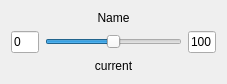
<?xml version="1.0" encoding="UTF-8"?>
<ui version="4.0">
 <class>LabeledSlider</class>
 <widget class="QWidget" name="LabeledSlider">
  <property name="geometry">
   <rect>
    <x>0</x>
    <y>0</y>
    <width>227</width>
    <height>64</height>
   </rect>
  </property>
  <property name="windowTitle">
   <string>Form</string>
  </property>
  <layout class="QGridLayout" name="gridLayout" columnstretch="1,5,1">
   <item row="2" column="1">
    <widget class="QSlider" name="horizontalSlider">
     <property name="maximum">
      <number>100</number>
     </property>
     <property name="value">
      <number>50</number>
     </property>
     <property name="orientation">
      <enum>Qt::Horizontal</enum>
     </property>
    </widget>
   </item>
   <item row="3" column="1">
    <widget class="QLabel" name="lblCurrent">
     <property name="text">
      <string>current</string>
     </property>
     <property name="alignment">
      <set>Qt::AlignCenter</set>
     </property>
    </widget>
   </item>
   <item row="2" column="2">
    <widget class="QLineEdit" name="txtMax">
     <property name="sizePolicy">
      <sizepolicy hsizetype="Maximum" vsizetype="Fixed">
       <horstretch>0</horstretch>
       <verstretch>0</verstretch>
      </sizepolicy>
     </property>
     <property name="text">
      <string>100</string>
     </property>
    </widget>
   </item>
   <item row="2" column="0">
    <widget class="QLineEdit" name="txtMin">
     <property name="sizePolicy">
      <sizepolicy hsizetype="Maximum" vsizetype="Fixed">
       <horstretch>0</horstretch>
       <verstretch>0</verstretch>
      </sizepolicy>
     </property>
     <property name="text">
      <string>0</string>
     </property>
    </widget>
   </item>
   <item row="4" column="1">
    <spacer name="verticalSpacer">
     <property name="orientation">
      <enum>Qt::Vertical</enum>
     </property>
     <property name="sizeHint" stdset="0">
      <size>
       <width>20</width>
       <height>40</height>
      </size>
     </property>
    </spacer>
   </item>
   <item row="0" column="1">
    <spacer name="verticalSpacer_2">
     <property name="orientation">
      <enum>Qt::Vertical</enum>
     </property>
     <property name="sizeHint" stdset="0">
      <size>
       <width>20</width>
       <height>40</height>
      </size>
     </property>
    </spacer>
   </item>
   <item row="1" column="1">
    <widget class="QLabel" name="lblName">
     <property name="text">
      <string>Name</string>
     </property>
     <property name="alignment">
      <set>Qt::AlignCenter</set>
     </property>
    </widget>
   </item>
  </layout>
 </widget>
 <resources/>
 <connections/>
</ui>
